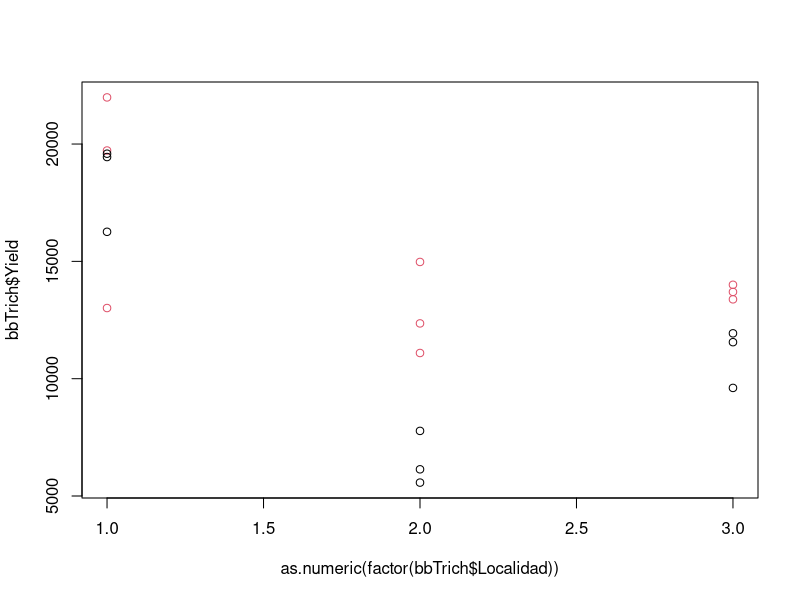
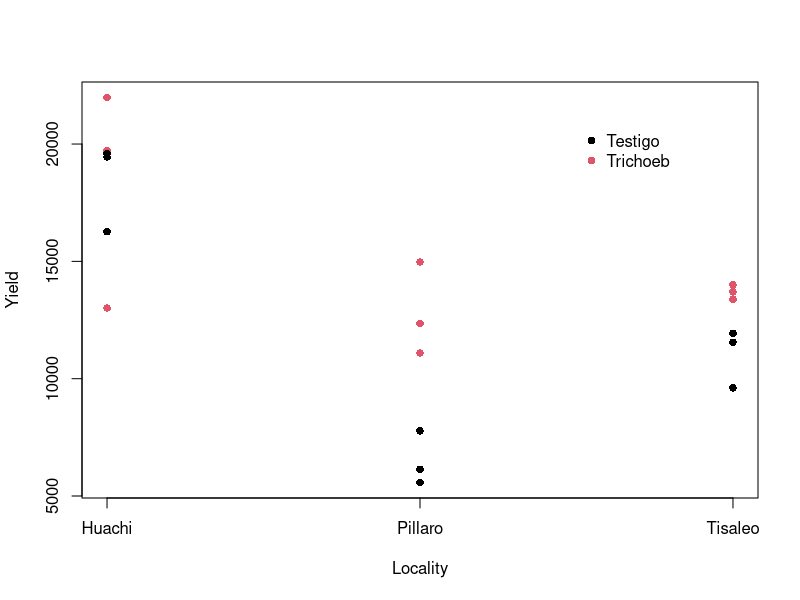
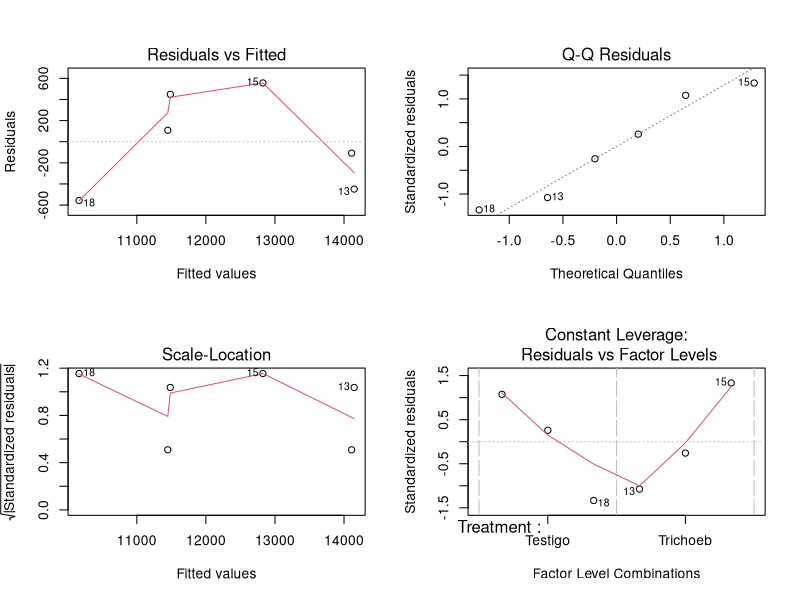

Reproduce these figures in R, in order.
setwd("~/GitHub/Ecuador/ExptalData/Michelle")
library(readxl)
bbYield <- read_excel("blackberryData.xlsx")
bbYield <- as.data.frame(bbYield)

bbTrich <- read_excel("TrichodermBlackberry.xlsx")
bbTrich <- as.data.frame(bbTrich)

# Plot the data
plot(as.numeric(factor(bbTrich$Localidad)), # have to convert the localities to numbers
     bbTrich$Yield,
     col=factor(bbTrich$Treatment)) # convert treatments to factors to use col

# points(1.5, 20000, pch=16, col=1, cex=1.2)
# points(1.5, 18000, pch=16, col=2, cex=1.4)
# points(1.5, 16000, pch=16, col=3, cex=1.8)

# Plot with better labels
plot(as.numeric(factor(bbTrich$Localidad)),
     bbTrich$Yield,
     col=factor(bbTrich$Treatment),
     xlab='Locality', ylab='Yield',
     xaxt='n', pch=16)
axis(1, 1:3, levels(factor(bbTrich$Localidad))) # customise x-axis
legend(2.5, 21000, levels(factor(bbTrich$Treatment)), pch=16, col=1:2, bty='n')      

(toChk <- identify(as.numeric(factor(bbTrich$Localidad)),
                   bbTrich$Yield))
bbTrich[toChk,]
bbYield[bbYield$Localities=='Huachi'&
          bbYield$treatment=='Trichoeb' &
          bbYield$replication=='C',]
str(bbYield)
bbYield[bbYield$Localities=='Huachi'&
          bbYield$treatment=='Trichoeb' &
          bbYield$replication=='3',]

length(bbYield[bbYield$Localities=='Huachi'&
          bbYield$treatment=='Trichoeb' &
          bbYield$replication=='1',"Yield"])

table(bbYield$replication, bbYield$treatment, bbYield$Localities)

## For illustration, conduct AoV on Tisaleo data only
tisData <- bbTrich[bbTrich$Localidad=='Tisaleo',]
tisAOV <- aov(Yield ~ Treatment+Replication, data=tisData)
# tisAOV <- aov(Yield ~ Treatment+Replication, data=bbTrich,
#               subset=bbTrich$Localidad=='Tisaleo')
par(mfrow=c(2,2))
plot(tisAOV)
anova(tisAOV)
model.tables(tisAOV, type='mean', se=TRUE)      


